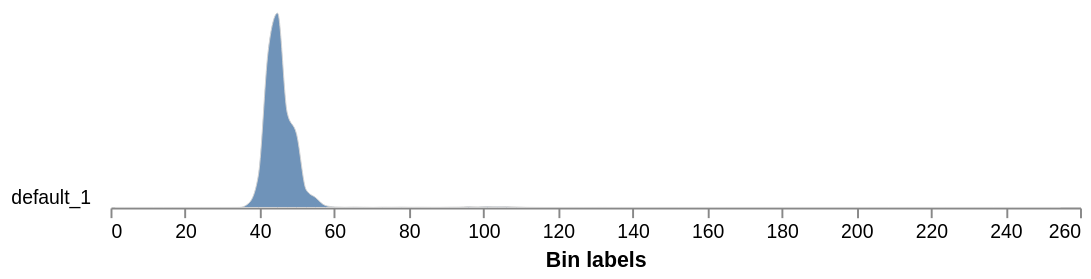

The notebook cell this image was saved under:
### Markdown cell above
## Step 9: GFP Analysis

The chlorophyll image uses MS 475 nm and a bandpass filter of 520 nm to isolate just GFP fluorescence. This image has to be imported separately from the MS stack, since it has a bandpass filter. 

Note that you will still see some signal even with no GFP due to autofluorescence. It is important to always compare your results to a control plant with no GFP.

### Code cell
# Use the mask to analyze the GFP image. This will give you a histogram of the pixel values in the GFP image. 
# n_labels=1 means we're treating the whole masked area as one plant/object

gfp_analysis = pcv.analyze.grayscale(gray_img=gfp_img.array_data, labeled_mask=kept_mask, n_labels=1, bins=100)

gfp_img_pseudo = pcv.visualize.pseudocolor(gray_img = gfp_img.array_data.squeeze(), mask=kept_mask, cmap='jet', 
                                           min_value=25, max_value=60)

### Figure 1 — Vega-Lite specification as saved in the notebook (floating-point values rounded to 4 significant figures)
{"config": {"view": {"continuousWidth": 300, "continuousHeight": 300, "stroke": null}, "axis": {"grid": false}, "facet": {"columns": 1, "spacing": 0}, "title": {"anchor": "end"}}, "data": {"name": "data-4f3e3cbe60aab1894d75c2ad91fb9a48"}, "facet": {"field": "sample", "header": {"labelAngle": 0, "labelAlign": "left", "labelOrient": "left"}, "title": null, "type": "nominal"}, "spec": {"mark": {"type": "area", "fillOpacity": 0.8, "interpolate": "monotone", "stroke": "lightgray", "strokeWidth": 0.5}, "encoding": {"x": {"field": "label", "title": "Bin labels", "type": "quantitative"}, "y": {"axis": null, "field": "value", "scale": {"range": [10, -100]}, "type": "quantitative"}}, "height": 10, "width": 500}, "bounds": "flush", "$schema": "https://vega.github.io/schema/vega-lite/v5.20.1.json", "datasets": {"data-4f3e3cbe60aab1894d75c2ad91fb9a48": [{"sample": "default_1", "value": 0.0, "label": 1.28}, {"sample": "default_1", "value": 0.0, "label": 3.84}, {"sample": "default_1", "value": 0.0, "label": 6.4}, {"sample": "default_1", "value": 0.0, "label": 8.96}, {"sample": "default_1", "value": 0.0, "label": 11.52}, {"sample": "default_1", "value": 0.0, "label": 14.08}, {"sample": "default_1", "value": 0.0, "label": 16.64}, {"sample": "default_1", "value": 0.0, "label": 19.2}, {"sample": "default_1", "value": 0.0, "label": 21.76}, {"sample": "default_1", "value": 0.0, "label": 24.32}, {"sample": "default_1", "value": 0.0, "label": 26.88}, {"sample": "default_1", "value": 0.0, "label": 29.44}, {"sample": "default_1", "value": 0.0, "label": 32.0}, {"sample": "default_1", "value": 4.0, "label": 34.56}, {"sample": "default_1", "value": 831.0, "label": 37.12}, {"sample": "default_1", "value": 6183.0, "label": 39.68}, {"sample": "default_1", "value": 29120.0, "label": 42.24}, {"sample": "default_1", "value": 36450.0, "label": 44.8}, {"sample": "default_1", "value": 17860.0, "label": 47.36}, {"sample": "default_1", "value": 13700.0, "label": 49.92}, {"sample": "default_1", "value": 3316.0, "label": 52.48}, {"sample": "default_1", "value": 1833.0, "label": 55.04}, {"sample": "default_1", "value": 380.0, "label": 57.6}, {"sample": "default_1", "value": 96.0, "label": 60.16}, {"sample": "default_1", "value": 36.0, "label": 62.72}, {"sample": "default_1", "value": 67.0, "label": 65.28}, {"sample": "default_1", "value": 41.0, "label": 67.84}, {"sample": "default_1", "value": 17.0, "label": 70.4}, {"sample": "default_1", "value": 48.0, "label": 72.96}, {"sample": "default_1", "value": 39.0, "label": 75.52}, {"sample": "default_1", "value": 62.0, "label": 78.08}, {"sample": "default_1", "value": 33.0, "label": 80.64}, {"sample": "default_1", "value": 38.0, "label": 83.2}, {"sample": "default_1", "value": 27.0, "label": 85.76}, {"sample": "default_1", "value": 24.0, "label": 88.32}, {"sample": "default_1", "value": 50.0, "label": 90.88}, {"sample": "default_1", "value": 58.0, "label": 93.44}, {"sample": "default_1", "value": 157.0, "label": 96.0}, {"sample": "default_1", "value": 109.0, "label": 98.56}, {"sample": "default_1", "value": 166.0, "label": 101.1}, {"sample": "default_1", "value": 116.0, "label": 103.7}, {"sample": "default_1", "value": 158.0, "label": 106.2}, {"sample": "default_1", "value": 93.0, "label": 108.8}, {"sample": "default_1", "value": 27.0, "label": 111.4}, {"sample": "default_1", "value": 8.0, "label": 113.9}, {"sample": "default_1", "value": 0.0, "label": 116.5}, {"sample": "default_1", "value": 0.0, "label": 119.0}, {"sample": "default_1", "value": 0.0, "label": 121.6}, {"sample": "default_1", "value": 1.0, "label": 124.2}, {"sample": "default_1", "value": 0.0, "label": 126.7}, {"sample": "default_1", "value": 0.0, "label": 129.3}, {"sample": "default_1", "value": 1.0, "label": 131.8}, {"sample": "default_1", "value": 0.0, "label": 134.4}, {"sample": "default_1", "value": 0.0, "label": 137.0}, {"sample": "default_1", "value": 0.0, "label": 139.5}, {"sample": "default_1", "value": 0.0, "label": 142.1}, {"sample": "default_1", "value": 0.0, "label": 144.6}, {"sample": "default_1", "value": 0.0, "label": 147.2}, {"sample": "default_1", "value": 0.0, "label": 149.8}, {"sample": "default_1", "value": 0.0, "label": 152.3}, {"sample": "default_1", "value": 0.0, "label": 154.9}, {"sample": "default_1", "value": 0.0, "label": 157.4}, {"sample": "default_1", "value": 0.0, "label": 160.0}, {"sample": "default_1", "value": 0.0, "label": 162.6}, {"sample": "default_1", "value": 0.0, "label": 165.1}, {"sample": "default_1", "value": 0.0, "label": 167.7}, {"sample": "default_1", "value": 0.0, "label": 170.2}, {"sample": "default_1", "value": 0.0, "label": 172.8}, {"sample": "default_1", "value": 0.0, "label": 175.4}, {"sample": "default_1", "value": 0.0, "label": 177.9}, {"sample": "default_1", "value": 0.0, "label": 180.5}, {"sample": "default_1", "value": 0.0, "label": 183.0}, {"sample": "default_1", "value": 0.0, "label": 185.6}, {"sample": "default_1", "value": 0.0, "label": 188.2}, {"sample": "default_1", "value": 0.0, "label": 190.7}, {"sample": "default_1", "value": 0.0, "label": 193.3}, {"sample": "default_1", "value": 0.0, "label": 195.8}, {"sample": "default_1", "value": 0.0, "label": 198.4}, {"sample": "default_1", "value": 0.0, "label": 201.0}, {"sample": "default_1", "value": 0.0, "label": 203.5}, {"sample": "default_1", "value": 0.0, "label": 206.1}, {"sample": "default_1", "value": 0.0, "label": 208.6}, {"sample": "default_1", "value": 0.0, "label": 211.2}, {"sample": "default_1", "value": 0.0, "label": 213.8}, {"sample": "default_1", "value": 0.0, "label": 216.3}, {"sample": "default_1", "value": 0.0, "label": 218.9}, {"sample": "default_1", "value": 0.0, "label": 221.4}, {"sample": "default_1", "value": 0.0, "label": 224.0}, {"sample": "default_1", "value": 0.0, "label": 226.6}, {"sample": "default_1", "value": 0.0, "label": 229.1}, {"sample": "default_1", "value": 0.0, "label": 231.7}, {"sample": "default_1", "value": 0.0, "label": 234.2}, {"sample": "default_1", "value": 0.0, "label": 236.8}, {"sample": "default_1", "value": 0.0, "label": 239.4}, {"sample": "default_1", "value": 0.0, "label": 241.9}, {"sample": "default_1", "value": 0.0, "label": 244.5}, {"sample": "default_1", "value": 0.0, "label": 247.0}, {"sample": "default_1", "value": 0.0, "label": 249.6}, {"sample": "default_1", "value": 0.0, "label": 252.2}, {"sample": "default_1", "value": 0.0, "label": 254.7}]}}
